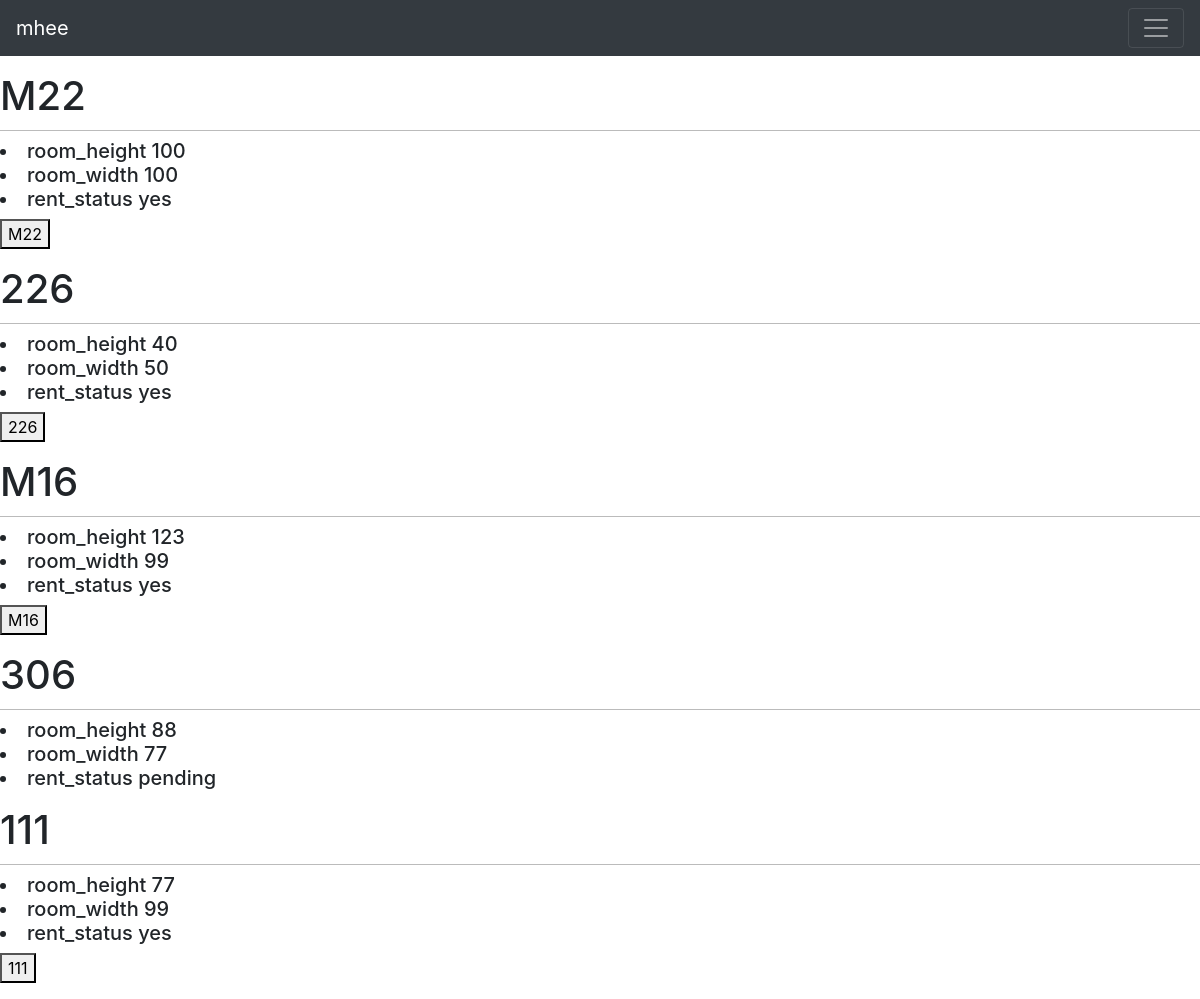
The page /reservation_room/ (signed in) on the database its author committed.
### blog/models.py (models this page shows, shortened)
class room(models.Model):
    roomname = models.CharField(max_length=100 , default = 'roomname')
    isavaliable = (('yes','yes') , ('no','no') , ('pending' , 'pending'))
    status = models.CharField(max_length = 10 , default = 'yes', choices=isavaliable)
    width = models.IntegerField(default = 0)
    height = models.IntegerField(default = 0)
    slug = models.SlugField(max_length=100 , default = 'roomname')

### project/views.py (the view)
# urls.py: path('reservation_room/' , views.room_detail , name= 'reservation_room'),
def room_detail(request):
    rooms = room.objects.all()
    if 'room' in request.GET and 'username' in request.GET:
        print(request.GET['room'])
        o_room = room.objects.get(roomname = request.GET['room'])
        o_room.status = "pending"
        user_obj = User.objects.get(username = request.GET['username'])
        user_obj = Employee.objects.get(id = user_obj.id)
        reservation.objects.create_book(user_obj , o_room)
        o_room.save()
    else:
        print("ihere")
    return render(request , 'blog/reservation_room.html' , {'rooms' : rooms})

### templates/blog/reservation_room.html (shortened to what this page needs)
{% extends 'base.html' %}
{% block content %}
{% for room in rooms %}
<p class="wewew"> <h1>{{ room.roomname }}</h1>
<h5>  <li> room_height {{room.height}} </li>
  <li> room_width {{room.width}} </li>
  <li>rent_status {{room.status}} </li> </h5>
  {% if request.user.is_authenticated and room.status == 'yes' %}
  <form action=""   method="GET">
    <button type="submit" value="{{room.roomname}}" name = "room" >{{ room.roomname }}</button>
  </form>
  {% endif %}
</p>
{% endfor %}
{% endblock %}

### templates/base.html (shortened to what this page needs)
{% load static %}
<!DOCTYPE html>
<html>
<head>
  <link href="{% static "css/blog.css" %}" rel="stylesheet">
</head>
<link href="//maxcdn.bootstrapcdn.com/bootstrap/4.1.1/css/bootstrap.min.css" rel="stylesheet" id="bootstrap-css">
<body>
  <nav class="navbar navbar-dark bg-dark">
        <a class="navbar-brand" href="/">{% if user.is_authenticated %}  {{user.username}} {{emp.role}}  {% else %}  Guest {% endif %} </a>
        <button class="navbar-toggler" type="button" data-toggle="collapse" data-target="#navbarsExample01" aria-controls="navbarsExample01" aria-expanded="false" aria-label="Toggle navigation">
          <span class="navbar-toggler-icon"></span>
        </button>
      </nav>
    {% block content %}
    {% endblock %}
</body>
</html>

### static/css/blog.css (style rules this page uses)
body { margin:0; padding:0; font-family:helvetica, sans-serif; }
a { color:#00abff; text-decoration:none; }
h1 { font-weight:normal; border-bottom:1px solid #bbb; padding:0 0 10px 0; }

### rows shown on the page
room: roomname "M22", height "100", width "100", status "yes"
room: roomname "226", height "40", width "50", status "yes"
room: roomname "M16", height "123", width "99", status "yes"
room: roomname "306", height "88", width "77", status "pending"
room: roomname "111", height "77", width "99", status "yes"

### other values the page prints
{{ user.username }} "mhee"
